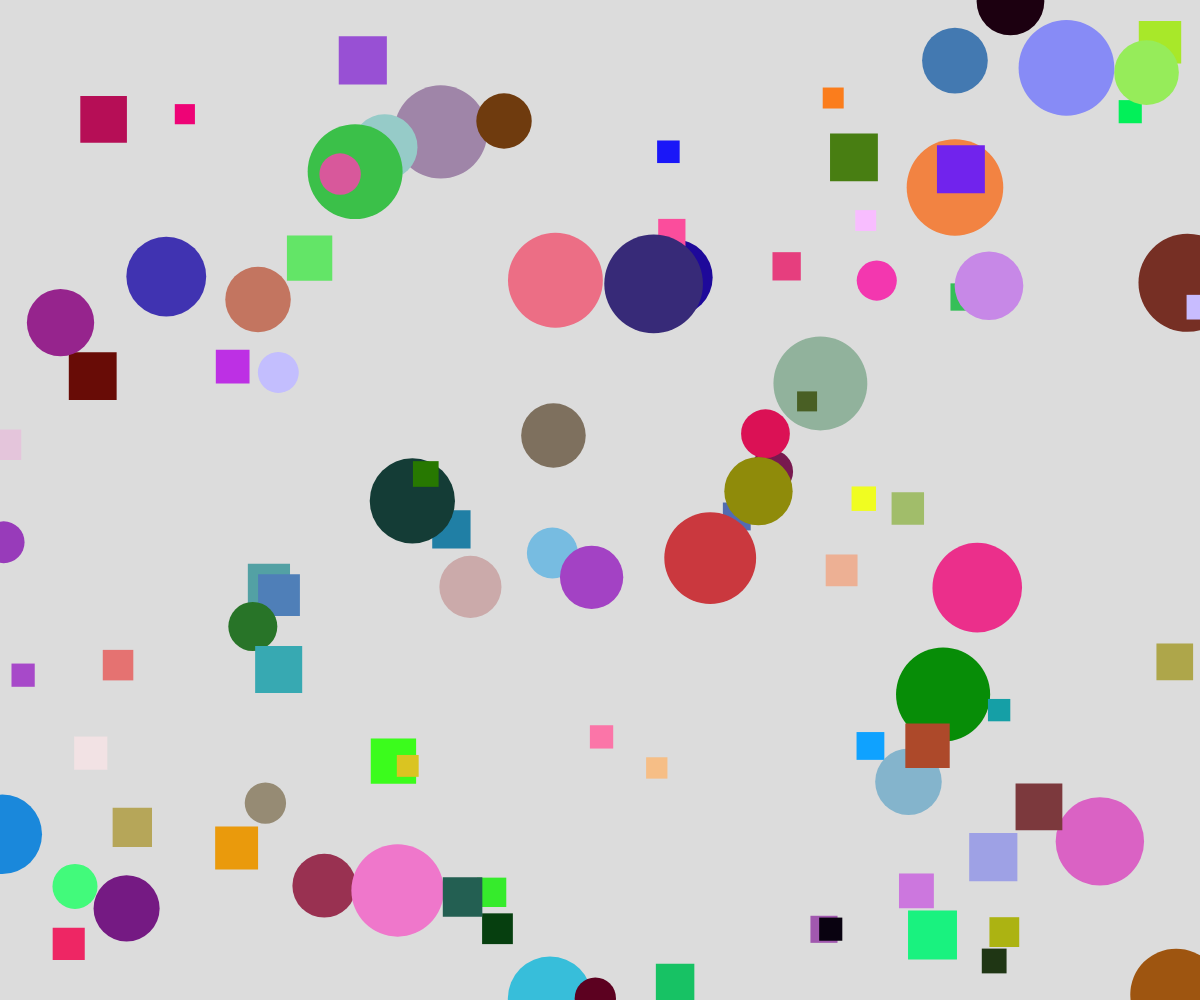
Frame 1 (no input)
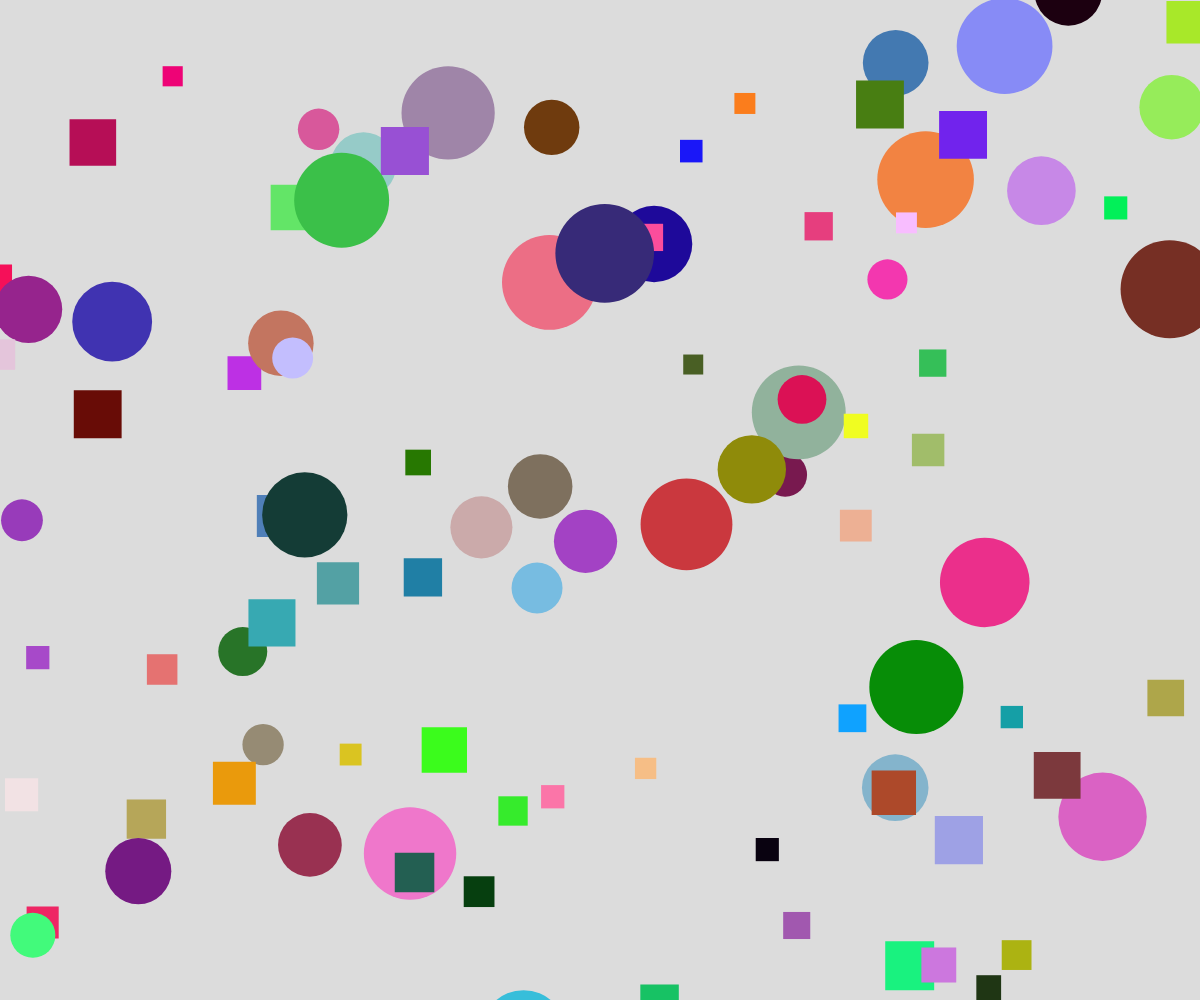
Frame 60 (no input)
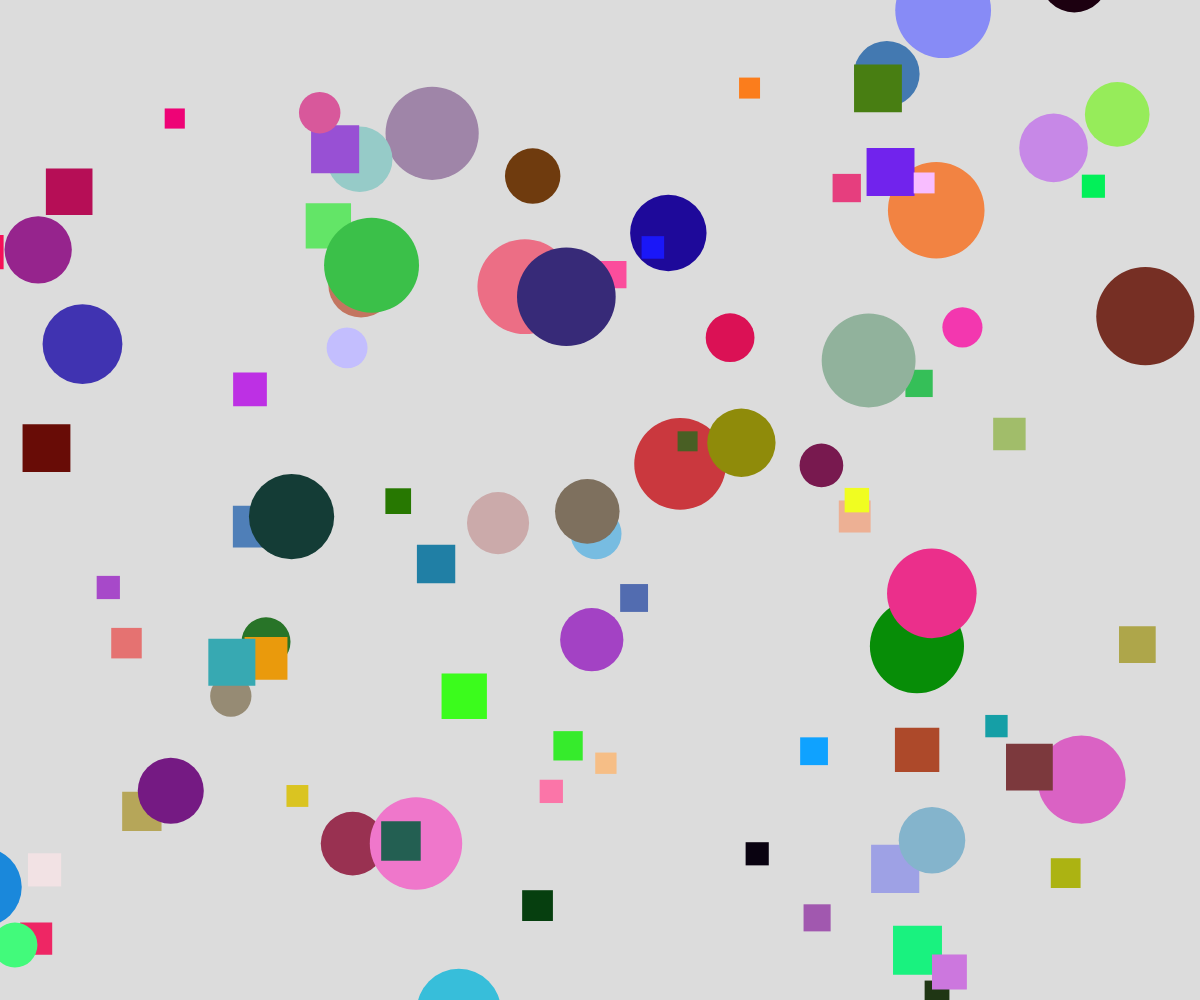
Frame 120 (the mouse pressed at the canvas centre since frame 60)

The p5.js sketch that drew these frames (run headless with seeded random() and noise() and a simulated clock; from frame 60 on, the mouse is pressed at the canvas centre):

// p5.js sketch
// ── sketch.js
// Shape Inheritance OOP Demo
// Graham Lindsay
// November 19th, 2025

let shapes = [];

function setup() {
  createCanvas(windowWidth, windowHeight);
  for (let i = 0; i < 100; i++) {
    let choice = random(100);
    if (choice < 50) {
      let theColor = color(random(255), random(255), random(255));
      let aShape = new Circle(random(width), random(height), theColor, random(20, 50));
      shapes.push(aShape);
    }
    else {
      let theColor = color(random(255), random(255), random(255));
      let aShape = new Square(random(width), random(height), theColor, random(20, 50));
      shapes.push(aShape);
    }
  }
}

function draw() {
  background(220);
  for (let shape of shapes) {
    shape.display();
    shape.move();
  }
}

class Shape {
  constructor(x, y, color) {
    this.x = x;
    this.y = y;
    this.color = color;
  }

  display() {
    fill(this.color);
    noStroke();
  }

  move() {
    this.x += random(-9, 9);
    this.y += random(-9, 9);
  }
}

class Circle extends Shape {
  constructor(x, y, color, radius) {
    super(x, y, color);
    this.radius = radius;
  }

  display() {
    super.display();
    circle(this.x, this.y, this.radius*2);
  }
}

class Square extends Shape {
  constructor(x, y, color, sideLength) {
    super(x, y, color);
    this.sideLength = sideLength;
  }

  display() {
    super.display();
    rectMode(CENTER);
    square(this.x, this.y, this.sideLength);
  }
}
